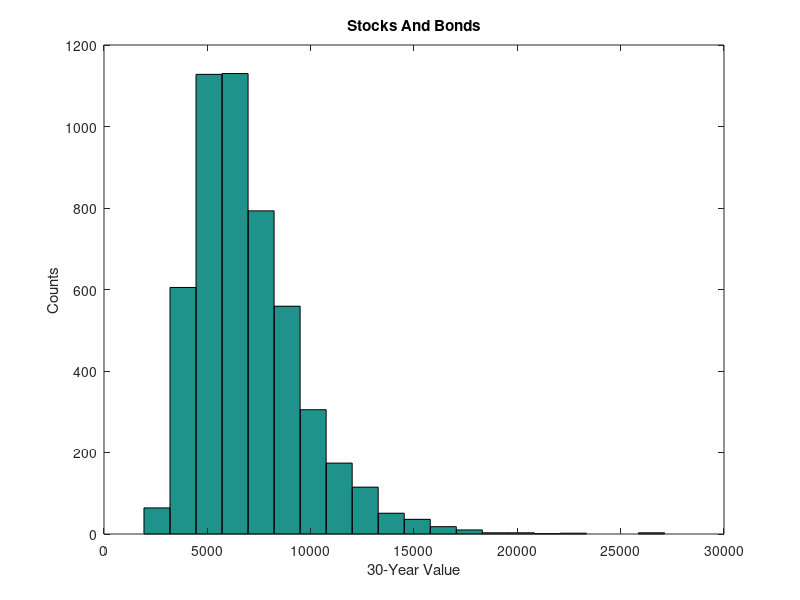

This chart was generated by the following MATLAB code:
function returns()
    compound30Years();
    bondsStocks();
end

% 30-Year compounding
function compound30Years()
    mu = .085;
    sigma = .15;
    initial = 1000;
    
    rets = normrnd(mu, sigma, 100, 30);
    finalReturns = initial * prod(1+rets, 2);

    hist(finalReturns, 20)
    title('30-Year Compounding');
    xlabel('30-Year Value');
    ylabel('Counts');
    
    fprintf('\nInitial amount: %d', initial);
    fprintf('\nMean return: %.2f', mu);
    fprintf('\nStd Dev: %.2f', sigma);
    fprintf('\nFinal Mean: %.2f', mean(finalReturns));
    fprintf('\nFinal Std Dev: %.2f', mean(finalReturns));
    fprintf('\n\n');
end

% Simulate joint distributions of stocks and bonds
function bondsStocks()
    mu = [.085, .03];
    correlation = -.05;
    N = 5000;
    weights = [.5, .5];
    initial = 1000;
    
    sigma = [mu(1)^2, correlation*prod(mu); correlation*prod(mu), mu(2)^2];
    
    stockReturns = ones(N, 1);
    bondReturns = ones(N, 1);
    
    for i = 1:30
        scenarios = mvnrnd(mu, sigma, N);
        stockReturns = stockReturns.*(1+scenarios(:, 1));
        bondReturns = bondReturns.*(1+scenarios(:, 2));
    end
    
    finalReturns = initial.*(weights(1).*stockReturns + weights(2).*bondReturns);
    hist(finalReturns, 20);
    title('Stocks And Bonds');
    xlabel('30-Year Value');
    ylabel('Counts');
    
    fprintf('\nInitial amount: %d', initial);
    fprintf('\nMean return:\n');
    disp(mu);
    fprintf('\nCovariance Matrix:\n');
    disp(sigma);
    fprintf('\nWeights:\n');
    disp(weights);
    fprintf('\nFinal Mean: %.2f', mean(finalReturns));
    fprintf('\nFinal Std Dev: %.2f', mean(finalReturns));
    fprintf('\n\n');
end
